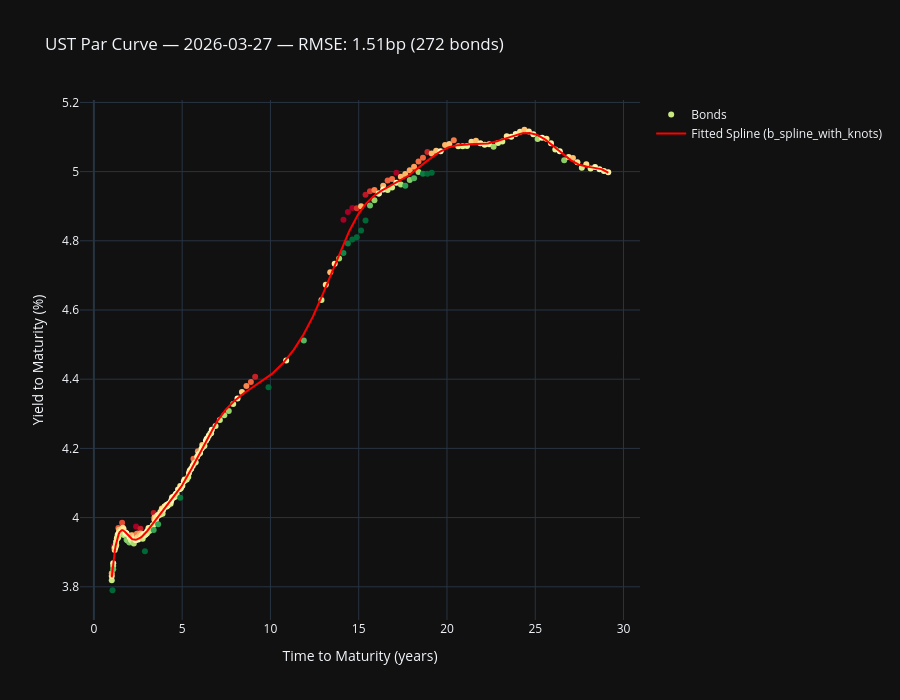

Write notebook code for a chart like this one.
### Markdown cell above
## 2. Cross-Sectional Spline Fit & Visualization

### Code cell
# Build the fitted curve DataFrame for visualization
summary = spline.to_frame().reset_index()

# Smooth spline evaluation for plotting
ttm_grid = np.linspace(max(0.5, spline.fit_ttm.min()), spline.fit_ttm.max(), 500)
ytm_grid = spline.yield_at(ttm_grid)

# --- Interactive Plotly scatter + spline curve ---
fig = go.Figure()

# Scatter: observed bond yields
fig.add_trace(
    go.Scatter(
        x=summary["ttm"],
        y=summary["observed"],
        mode="markers",
        marker=dict(size=6, color=summary["yield_error_bp"], colorscale="RdYlGn_r", colorbar=dict(title="Yield Error (bp)"), cmin=-3, cmax=3, showscale=False),
        text=summary["cusip"],
        hovertemplate="<b>%{text}</b><br>TTM: %{x:.1f}Y<br>YTM: %{y:.3f}%<br>Error: %{marker.color:.2f}bp<extra></extra>",
        name="Bonds",
    )
)

# Line: fitted spline
fig.add_trace(
    go.Scatter(
        x=ttm_grid,
        y=ytm_grid,
        mode="lines",
        line=dict(color="red", width=2),
        name=f"Fitted Spline ({spline.config.method})",
    )
)

fig.update_layout(
    template="plotly_dark",
    title=f"UST Par Curve — {as_of} — RMSE: {spline.rmse:.2f}bp ({len(spline.fit_ttm)} bonds)",
    xaxis_title="Time to Maturity (years)",
    yaxis_title="Yield to Maturity (%)",
    height=700,
    hovermode="closest",
)
fig.show()

### Figure 1 — Plotly figure (JSON) as saved in the notebook; plotly's stock layout.template omitted (floating-point values rounded to 4 significant figures; data arrays with more than 128 entries replaced by an {"elided": "..."} marker saying what was removed)
{"data": [{"hovertemplate": "<b>%{text}</b><br>TTM: %{x:.1f}Y<br>YTM: %{y:.3f}%<br>Error: %{marker.color:.2f}bp<extra></extra>", "marker": {"cmax": 3, "cmin": -3, "color": {"elided": "272 float values"}, "colorbar": {"title": {"text": "Yield Error (bp)"}}, "colorscale": [[0, "rgb(0,104,55)"], [0.1, "rgb(26,152,80)"], [0.2, "rgb(102,189,99)"], [0.3, "rgb(166,217,106)"], [0.4, "rgb(217,239,139)"], [0.5, "rgb(255,255,191)"], [0.6, "rgb(254,224,139)"], [0.7, "rgb(253,174,97)"], [0.8, "rgb(244,109,67)"], [0.9, "rgb(215,48,39)"], [1, "rgb(165,0,38)"]], "showscale": false, "size": 6}, "mode": "markers", "name": "Bonds", "text": {"elided": "272 str values"}, "type": "scatter", "x": {"elided": "272 float values"}, "y": {"elided": "272 float values"}}, {"line": {"color": "red", "width": 2}, "mode": "lines", "name": "Fitted Spline (b_spline_with_knots)", "type": "scatter", "x": {"elided": "500 float values"}, "y": {"elided": "500 float values"}}], "layout": {"height": 700, "hovermode": "closest", "title": {"text": "UST Par Curve — 2026-03-27 — RMSE: 1.51bp (272 bonds)"}, "xaxis": {"title": {"text": "Time to Maturity (years)"}}, "yaxis": {"title": {"text": "Yield to Maturity (%)"}}}}
